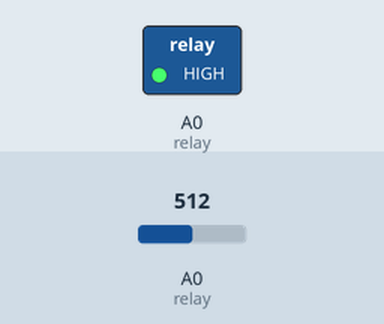
Bench run of a sketch on a simulated Arduino Uno, built with avr-gcc and run on an emulated ATmega328P. Parts: switched loads named in the sketch (green lamp = pin HIGH). The inputs (shaded band) are chosen by the test bench; at power-on: A0 (relay) = 512. What the sketch prints to the serial monitor is not drawn.

Above: at 1.2 s.
1.3 s: A0 (relay) set to 615
2.8 s: A0 (relay) set to 639
At 3.1 s:
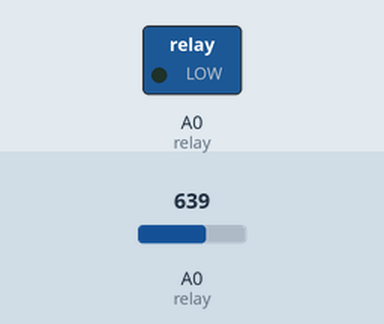
4.3 s: A0 (relay) set to 511
At 5.4 s:
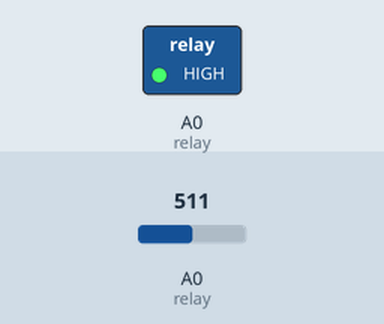
5.8 s: A0 (relay) set to 716
At 6.6 s:
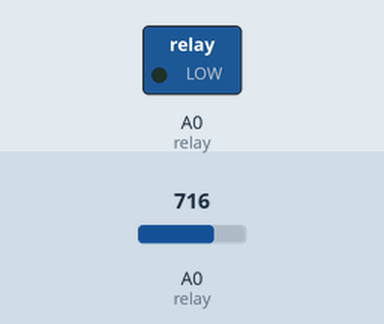
Timing chart, 0 to 8.3 s (numbered marks = the images above; inputs shaded):
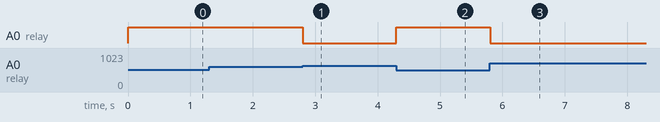

The sketch:

R_LE.ino
```cpp
const int relay = 14;
int analogdan_gelen_deger;
void setup() {
  Serial.begin(115200);
  pinMode(relay,OUTPUT);

}

void loop() {

analogdan_gelen_deger = ((1024-analogRead(A0))/10);
Serial.println(analogdan_gelen_deger);

if (analogdan_gelen_deger < 40){
  digitalWrite(relay,LOW);
}

 else {
  digitalWrite(relay,HIGH);


 }


}
```

Measured:
- the behaviour switches between 624 and 625 on A0 (relay) (found by bisection; images 0 and 1)
- after the input at 2.8 s, A0 (relay): HIGH → LOW at once
- after the input at 4.3 s, A0 (relay): LOW → HIGH at once
- after the input at 5.8 s, A0 (relay): HIGH → LOW at once
